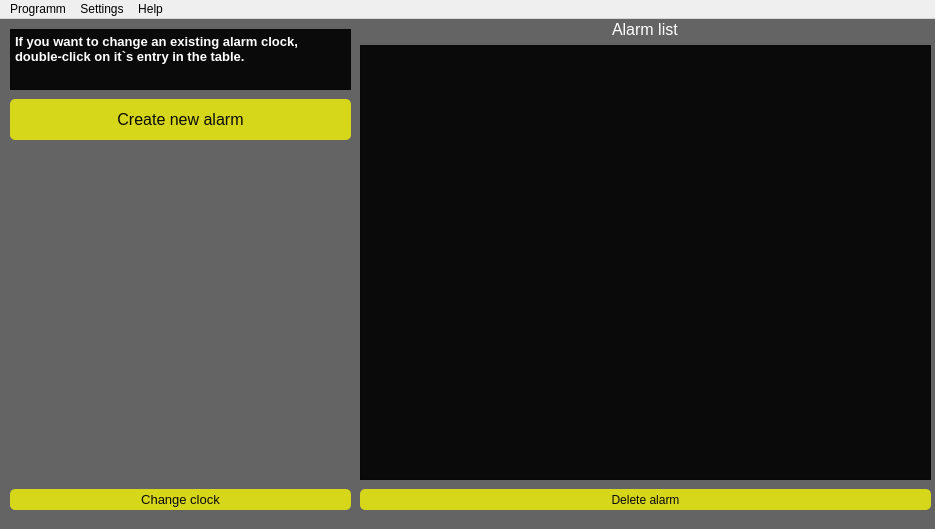
<?xml version="1.0" encoding="UTF-8"?>
<ui version="4.0">
 <class>Qt_alarm_clock</class>
 <widget class="QMainWindow" name="Qt_alarm_clock">
  <property name="geometry">
   <rect>
    <x>0</x>
    <y>0</y>
    <width>935</width>
    <height>529</height>
   </rect>
  </property>
  <property name="sizePolicy">
   <sizepolicy hsizetype="Preferred" vsizetype="Preferred">
    <horstretch>0</horstretch>
    <verstretch>0</verstretch>
   </sizepolicy>
  </property>
  <property name="baseSize">
   <size>
    <width>0</width>
    <height>0</height>
   </size>
  </property>
  <property name="windowTitle">
   <string>Qt Alarm Clock</string>
  </property>
  <property name="layoutDirection">
   <enum>Qt::LeftToRight</enum>
  </property>
  <property name="autoFillBackground">
   <bool>false</bool>
  </property>
  <property name="styleSheet">
   <string notr="true">QMainWindow {
	border-color: rgb(58, 255, 65);
	color: rgb(255, 255, 255);
	background-color: rgba(10, 10, 10, 100);
}

QMenu {
	color: rgb(255, 255, 255);
	background-color: rgb(10, 10, 10);
}

QWidget:item:selected {
	color: rgb(0, 0, 0);
    background-color: rgb(214, 214, 27);
}

QTableWidget {
	gridline-color: rgb(255, 0, 0);
	color: rgb(255, 255, 255);
	background-color: rgb(10, 10, 10);
	border-color: rgb(10, 10, 10);
}

QTableWidget::item:selected { 
	color: rgb(0, 0, 0);
	background-color: rgb(191, 186, 49);
}

QTextEdit {
	color: rgb(255, 255, 255);
	background-color: rgb(10, 10, 10);
	border-color: rgb(10, 10, 10);
}

QDateTimeEdit {
	color: rgb(255, 255, 255);
	border-style: 1px rgb(10, 10, 10);
	background-color: rgb(10, 10, 10);
	qproperty-alignment: 'AlignHCenter | AlignCenter';
	min-width: 75px;
}

QDateTimeEdit:up-button {
    background-color: transparent;
    subcontrol-origin: border;
    subcontrol-position: center right;
}

QDateTimeEdit:down-button {
    background-color: transparent;
    subcontrol-origin: border;
    subcontrol-position: center left;
}

QLineEdit {
	color: rgb(255, 0, 4);
	background-color: rgb(10, 10, 10);
    border-style: solid;
	border-color: rgb(10, 10, 60);
}

QLabel {
	background-color: rgba(10, 10, 10, 0);
	border-color: rgb(10, 10, 10);
	color: rgb(255, 255, 255);
}

QPushButton {
	color: rgb(10, 10, 10);
	background-color: rgb(214, 214, 27);
	border-style: solid;
	border-radius: 5px;
}

QPushButton:pressed {
	background-color: rgb(148, 139, 19);
}

QPushButton:hover {
	border: 1px solid rgb(160, 201, 255);
 	color: rgb(255, 255, 255);
}

QTableCornerButton::section {
  background-color: rgb(43, 43, 43);
  border: 1px transparent #32414B;
  border-radius: 0px;
}

/**/
QHeaderView {
  background-color: rgb(43, 43, 43);
  border: 0px transparent #32414B;
  padding: 0px;
  margin: 0px;
  border-radius: 0px;
}

QHeaderView:disabled {
  background-color: rgb(43, 43, 43);
  border: 1px transparent #32414B;
  padding: 2px;
}

QHeaderView::section {
  background-color: rgb(43, 43, 43);
  color: #F0F0F0;
  padding: 2px;
  border-radius: 0px;
  text-align: left;
}

QHeaderView::section:checked {
  color: #F0F0F0;
  background-color: rgb(43, 43, 43);
}

QHeaderView::section:checked:disabled {
  color: #787878;
  background-color: rgb(43, 43, 43);
}

QHeaderView::section::horizontal {
  padding-left: 4px;
  padding-right: 4px;
  border-left: 1px solid #19232D;
}

QHeaderView::section::horizontal::first, QHeaderView::section::horizontal::only-one {
  border-left: 1px solid #32414B;
}

QHeaderView::section::horizontal:disabled {
  color: #787878;
}

QHeaderView::section::vertical {
  padding-left: 4px;
  padding-right: 4px;
  border-top: 1px solid #19232D;
}

QHeaderView::section::vertical::first, QHeaderView::section::vertical::only-one {
  border-top: 1px solid #32414B;
}

QHeaderView::section::vertical:disabled {
  color: #787878;
}</string>
  </property>
  <widget class="QWidget" name="centralwidget">
   <widget class="QPushButton" name="change_clock_button">
    <property name="geometry">
     <rect>
      <x>10</x>
      <y>470</y>
      <width>341</width>
      <height>21</height>
     </rect>
    </property>
    <property name="font">
     <font>
      <pointsize>10</pointsize>
     </font>
    </property>
    <property name="text">
     <string>Change clock</string>
    </property>
   </widget>
   <widget class="QPushButton" name="add_alarm_button">
    <property name="geometry">
     <rect>
      <x>10</x>
      <y>80</y>
      <width>341</width>
      <height>41</height>
     </rect>
    </property>
    <property name="font">
     <font>
      <pointsize>12</pointsize>
     </font>
    </property>
    <property name="text">
     <string>Create new alarm</string>
    </property>
   </widget>
   <widget class="QPushButton" name="delete_alarm_button">
    <property name="geometry">
     <rect>
      <x>360</x>
      <y>470</y>
      <width>571</width>
      <height>21</height>
     </rect>
    </property>
    <property name="text">
     <string>Delete alarm</string>
    </property>
   </widget>
   <widget class="QTextEdit" name="textEdit">
    <property name="geometry">
     <rect>
      <x>10</x>
      <y>10</y>
      <width>341</width>
      <height>61</height>
     </rect>
    </property>
    <property name="html">
     <string>&lt;!DOCTYPE HTML PUBLIC &quot;-//W3C//DTD HTML 4.0//EN&quot; &quot;http://www.w3.org/TR/REC-html40/strict.dtd&quot;&gt;
&lt;html&gt;&lt;head&gt;&lt;meta name=&quot;qrichtext&quot; content=&quot;1&quot; /&gt;&lt;style type=&quot;text/css&quot;&gt;
p, li { white-space: pre-wrap; }
&lt;/style&gt;&lt;/head&gt;&lt;body style=&quot; font-family:'JetBrains Mono'; font-size:10pt; font-weight:400; font-style:normal;&quot;&gt;
&lt;p style=&quot; margin-top:0px; margin-bottom:0px; margin-left:0px; margin-right:0px; -qt-block-indent:0; text-indent:0px;&quot;&gt;&lt;span style=&quot; font-weight:600;&quot;&gt;If you want to change an existing alarm clock, double-click on it`s entry in the table.&lt;/span&gt;&lt;/p&gt;&lt;/body&gt;&lt;/html&gt;</string>
    </property>
   </widget>
   <widget class="QWidget" name="verticalLayoutWidget_3">
    <property name="geometry">
     <rect>
      <x>360</x>
      <y>0</y>
      <width>571</width>
      <height>461</height>
     </rect>
    </property>
    <layout class="QVBoxLayout" name="verticalLayout_3">
     <item>
      <layout class="QHBoxLayout" name="horizontalLayout_3">
       <item>
        <spacer name="horizontalSpacer">
         <property name="orientation">
          <enum>Qt::Horizontal</enum>
         </property>
         <property name="sizeHint" stdset="0">
          <size>
           <width>40</width>
           <height>20</height>
          </size>
         </property>
        </spacer>
       </item>
       <item>
        <widget class="QLabel" name="label_3">
         <property name="font">
          <font>
           <pointsize>12</pointsize>
           <italic>false</italic>
          </font>
         </property>
         <property name="text">
          <string>Alarm list</string>
         </property>
        </widget>
       </item>
       <item>
        <spacer name="horizontalSpacer_2">
         <property name="orientation">
          <enum>Qt::Horizontal</enum>
         </property>
         <property name="sizeHint" stdset="0">
          <size>
           <width>40</width>
           <height>20</height>
          </size>
         </property>
        </spacer>
       </item>
      </layout>
     </item>
     <item>
      <widget class="QTableWidget" name="alarms_list_table">
       <property name="enabled">
        <bool>true</bool>
       </property>
       <property name="font">
        <font>
         <pointsize>10</pointsize>
         <italic>false</italic>
        </font>
       </property>
      </widget>
     </item>
    </layout>
   </widget>
  </widget>
  <widget class="QMenuBar" name="menuBar">
   <property name="geometry">
    <rect>
     <x>0</x>
     <y>0</y>
     <width>935</width>
     <height>30</height>
    </rect>
   </property>
   <widget class="QMenu" name="menuAbout">
    <property name="title">
     <string>Programm</string>
    </property>
    <addaction name="actionQuit"/>
   </widget>
   <widget class="QMenu" name="menuMain">
    <property name="title">
     <string>Help</string>
    </property>
    <addaction name="action_About_programm"/>
   </widget>
   <widget class="QMenu" name="menuSettings">
    <property name="title">
     <string>Settings</string>
    </property>
    <addaction name="action_Themes"/>
    <addaction name="action_Language"/>
   </widget>
   <addaction name="menuAbout"/>
   <addaction name="menuSettings"/>
   <addaction name="menuMain"/>
  </widget>
  <action name="action_About_programm">
   <property name="text">
    <string>&amp;About programm</string>
   </property>
  </action>
  <action name="actionQuit">
   <property name="text">
    <string>&amp;Quit</string>
   </property>
  </action>
  <action name="action_Themes">
   <property name="text">
    <string>&amp;Themes</string>
   </property>
  </action>
  <action name="action_Language">
   <property name="text">
    <string>&amp;Language</string>
   </property>
  </action>
 </widget>
 <resources/>
 <connections/>
</ui>
